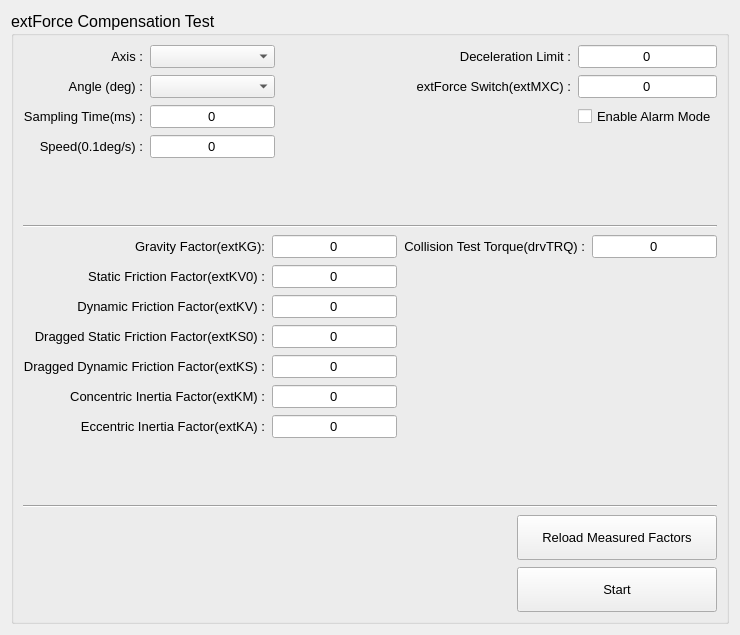
     <widget class="QWidget" name="extForceCompensation">
      <attribute name="title">
       <string>extForce Compensation</string>
      </attribute>
      <layout class="QVBoxLayout" name="verticalLayout_4">
       <item>
        <widget class="QGroupBox" name="groupBoxExternal">
         <property name="font">
          <font>
           <family>Arial</family>
           <pointsize>12</pointsize>
          </font>
         </property>
         <property name="title">
          <string>extForce Compensation Test</string>
         </property>
         <layout class="QVBoxLayout" name="verticalLayout_5">
          <property name="spacing">
           <number>7</number>
          </property>
          <item>
           <layout class="QGridLayout" name="gridLayout_6">
            <item row="1" column="0">
             <widget class="QLabel" name="label17">
              <property name="font">
               <font>
                <family>Arial</family>
                <pointsize>10</pointsize>
               </font>
              </property>
              <property name="text">
               <string>Angle (deg) :</string>
              </property>
              <property name="alignment">
               <set>Qt::AlignRight|Qt::AlignTrailing|Qt::AlignVCenter</set>
              </property>
             </widget>
            </item>
            <item row="2" column="1">
             <widget class="QLineEdit" name="leExtSamplingTime">
              <property name="enabled">
               <bool>true</bool>
              </property>
              <property name="sizePolicy">
               <sizepolicy hsizetype="Preferred" vsizetype="Preferred">
                <horstretch>0</horstretch>
                <verstretch>0</verstretch>
               </sizepolicy>
              </property>
              <property name="font">
               <font>
                <family>Arial</family>
                <pointsize>10</pointsize>
               </font>
              </property>
              <property name="layoutDirection">
               <enum>Qt::LeftToRight</enum>
              </property>
              <property name="text">
               <string>0</string>
              </property>
              <property name="alignment">
               <set>Qt::AlignCenter</set>
              </property>
             </widget>
            </item>
            <item row="0" column="1">
             <widget class="QComboBox" name="cboExtForceAxis">
              <property name="font">
               <font>
                <family>Arial</family>
                <pointsize>10</pointsize>
               </font>
              </property>
             </widget>
            </item>
            <item row="2" column="0">
             <widget class="QLabel" name="label18_2">
              <property name="font">
               <font>
                <family>Arial</family>
                <pointsize>10</pointsize>
               </font>
              </property>
              <property name="text">
               <string>Sampling Time(ms) :</string>
              </property>
              <property name="alignment">
               <set>Qt::AlignRight|Qt::AlignTrailing|Qt::AlignVCenter</set>
              </property>
             </widget>
            </item>
            <item row="1" column="1">
             <widget class="QComboBox" name="cboExtForceAngle">
              <property name="font">
               <font>
                <family>Arial</family>
                <pointsize>10</pointsize>
               </font>
              </property>
             </widget>
            </item>
            <item row="0" column="0">
             <widget class="QLabel" name="label16">
              <property name="font">
               <font>
                <family>Arial</family>
                <pointsize>10</pointsize>
               </font>
              </property>
              <property name="text">
               <string>Axis :</string>
              </property>
              <property name="alignment">
               <set>Qt::AlignRight|Qt::AlignTrailing|Qt::AlignVCenter</set>
              </property>
             </widget>
            </item>
            <item row="3" column="1">
             <widget class="QLineEdit" name="leExtSpeed">
              <property name="enabled">
               <bool>true</bool>
              </property>
              <property name="sizePolicy">
               <sizepolicy hsizetype="Preferred" vsizetype="Preferred">
                <horstretch>0</horstretch>
                <verstretch>0</verstretch>
               </sizepolicy>
              </property>
              <property name="font">
               <font>
                <family>Arial</family>
                <pointsize>10</pointsize>
               </font>
              </property>
              <property name="layoutDirection">
               <enum>Qt::LeftToRight</enum>
              </property>
              <property name="text">
               <string>0</string>
              </property>
              <property name="alignment">
               <set>Qt::AlignCenter</set>
              </property>
             </widget>
            </item>
            <item row="3" column="0">
             <widget class="QLabel" name="label18">
              <property name="font">
               <font>
                <family>Arial</family>
                <pointsize>10</pointsize>
               </font>
              </property>
              <property name="text">
               <string>Speed(0.1deg/s) :</string>
              </property>
              <property name="alignment">
               <set>Qt::AlignRight|Qt::AlignTrailing|Qt::AlignVCenter</set>
              </property>
             </widget>
            </item>
            <item row="0" column="3">
             <widget class="QLineEdit" name="leExtDecelerationLimit">
              <property name="enabled">
               <bool>true</bool>
              </property>
              <property name="sizePolicy">
               <sizepolicy hsizetype="Preferred" vsizetype="Preferred">
                <horstretch>0</horstretch>
                <verstretch>0</verstretch>
               </sizepolicy>
              </property>
              <property name="font">
               <font>
                <family>Arial</family>
                <pointsize>10</pointsize>
               </font>
              </property>
              <property name="layoutDirection">
               <enum>Qt::LeftToRight</enum>
              </property>
              <property name="text">
               <string>0</string>
              </property>
              <property name="alignment">
               <set>Qt::AlignCenter</set>
              </property>
             </widget>
            </item>
            <item row="4" column="2">
             <spacer name="horizontalSpacer_7">
              <property name="orientation">
               <enum>Qt::Horizontal</enum>
              </property>
              <property name="sizeHint" stdset="0">
               <size>
                <width>40</width>
                <height>20</height>
               </size>
              </property>
             </spacer>
            </item>
            <item row="0" column="2">
             <widget class="QLabel" name="label19">
              <property name="font">
               <font>
                <family>Arial</family>
                <pointsize>10</pointsize>
               </font>
              </property>
              <property name="text">
               <string>Deceleration Limit :</string>
              </property>
              <property name="alignment">
               <set>Qt::AlignRight|Qt::AlignTrailing|Qt::AlignVCenter</set>
              </property>
             </widget>
            </item>
            <item row="1" column="2">
             <widget class="QLabel" name="label19_2">
              <property name="font">
               <font>
                <family>Arial</family>
                <pointsize>10</pointsize>
               </font>
              </property>
              <property name="text">
               <string>extForce Switch(extMXC) :</string>
              </property>
              <property name="alignment">
               <set>Qt::AlignRight|Qt::AlignTrailing|Qt::AlignVCenter</set>
              </property>
             </widget>
            </item>
            <item row="1" column="3">
             <widget class="QLineEdit" name="leExtForceSwitch">
              <property name="enabled">
               <bool>true</bool>
              </property>
              <property name="sizePolicy">
               <sizepolicy hsizetype="Preferred" vsizetype="Preferred">
                <horstretch>0</horstretch>
                <verstretch>0</verstretch>
               </sizepolicy>
              </property>
              <property name="font">
               <font>
                <family>Arial</family>
                <pointsize>10</pointsize>
               </font>
              </property>
              <property name="layoutDirection">
               <enum>Qt::LeftToRight</enum>
              </property>
              <property name="text">
               <string>0</string>
              </property>
              <property name="alignment">
               <set>Qt::AlignCenter</set>
              </property>
             </widget>
            </item>
            <item row="2" column="3">
             <widget class="QCheckBox" name="ckbEnbAlarmMode">
              <property name="font">
               <font>
                <pointsize>10</pointsize>
               </font>
              </property>
              <property name="text">
               <string>Enable Alarm Mode</string>
              </property>
             </widget>
            </item>
           </layout>
          </item>
          <item>
           <spacer name="verticalSpacer_8">
            <property name="orientation">
             <enum>Qt::Vertical</enum>
            </property>
            <property name="sizeHint" stdset="0">
             <size>
              <width>20</width>
              <height>40</height>
             </size>
            </property>
           </spacer>
          </item>
          <item>
           <widget class="Line" name="line">
            <property name="orientation">
             <enum>Qt::Horizontal</enum>
            </property>
           </widget>
          </item>
          <item>
           <layout class="QGridLayout" name="gridLayout_7">
            <property name="leftMargin">
             <number>0</number>
            </property>
            <property name="topMargin">
             <number>0</number>
            </property>
            <property name="rightMargin">
             <number>0</number>
            </property>
            <property name="horizontalSpacing">
             <number>7</number>
            </property>
            <item row="5" column="0">
             <widget class="QLabel" name="label25">
              <property name="font">
               <font>
                <family>Arial</family>
                <pointsize>10</pointsize>
               </font>
              </property>
              <property name="text">
               <string>Concentric Inertia Factor(extKM) :</string>
              </property>
              <property name="alignment">
               <set>Qt::AlignRight|Qt::AlignTrailing|Qt::AlignVCenter</set>
              </property>
             </widget>
            </item>
            <item row="6" column="1">
             <widget class="QLineEdit" name="leExtEccentricInertiaFactor">
              <property name="enabled">
               <bool>true</bool>
              </property>
              <property name="sizePolicy">
               <sizepolicy hsizetype="Preferred" vsizetype="Preferred">
                <horstretch>0</horstretch>
                <verstretch>0</verstretch>
               </sizepolicy>
              </property>
              <property name="font">
               <font>
                <family>Arial</family>
                <pointsize>10</pointsize>
               </font>
              </property>
              <property name="layoutDirection">
               <enum>Qt::LeftToRight</enum>
              </property>
              <property name="text">
               <string>0</string>
              </property>
              <property name="alignment">
               <set>Qt::AlignCenter</set>
              </property>
             </widget>
            </item>
            <item row="0" column="1">
             <widget class="QLineEdit" name="leExtGravityFactor">
              <property name="enabled">
               <bool>true</bool>
              </property>
              <property name="sizePolicy">
               <sizepolicy hsizetype="Preferred" vsizetype="Preferred">
                <horstretch>0</horstretch>
                <verstretch>0</verstretch>
               </sizepolicy>
              </property>
              <property name="font">
               <font>
                <family>Arial</family>
                <pointsize>10</pointsize>
               </font>
              </property>
              <property name="layoutDirection">
               <enum>Qt::LeftToRight</enum>
              </property>
              <property name="text">
               <string>0</string>
              </property>
              <property name="alignment">
               <set>Qt::AlignCenter</set>
              </property>
             </widget>
            </item>
            <item row="6" column="0">
             <widget class="QLabel" name="label26">
              <property name="font">
               <font>
                <family>Arial</family>
                <pointsize>10</pointsize>
               </font>
              </property>
              <property name="text">
               <string>Eccentric Inertia Factor(extKA) :</string>
              </property>
              <property name="alignment">
               <set>Qt::AlignRight|Qt::AlignTrailing|Qt::AlignVCenter</set>
              </property>
             </widget>
            </item>
            <item row="4" column="1">
             <widget class="QLineEdit" name="leExtDraggedDynamicFrictionFactor">
              <property name="enabled">
               <bool>true</bool>
              </property>
              <property name="sizePolicy">
               <sizepolicy hsizetype="Preferred" vsizetype="Preferred">
                <horstretch>0</horstretch>
                <verstretch>0</verstretch>
               </sizepolicy>
              </property>
              <property name="font">
               <font>
                <family>Arial</family>
                <pointsize>10</pointsize>
               </font>
              </property>
              <property name="layoutDirection">
               <enum>Qt::LeftToRight</enum>
              </property>
              <property name="text">
               <string>0</string>
              </property>
              <property name="alignment">
               <set>Qt::AlignCenter</set>
              </property>
             </widget>
            </item>
            <item row="2" column="0">
             <widget class="QLabel" name="label22">
              <property name="font">
               <font>
                <family>Arial</family>
                <pointsize>10</pointsize>
               </font>
              </property>
              <property name="text">
               <string>Dynamic Friction Factor(extKV) :</string>
              </property>
              <property name="alignment">
               <set>Qt::AlignRight|Qt::AlignTrailing|Qt::AlignVCenter</set>
              </property>
             </widget>
            </item>
            <item row="5" column="1">
             <widget class="QLineEdit" name="leExtConcentricInertiaFactor">
              <property name="enabled">
               <bool>true</bool>
              </property>
              <property name="sizePolicy">
               <sizepolicy hsizetype="Preferred" vsizetype="Preferred">
                <horstretch>0</horstretch>
                <verstretch>0</verstretch>
               </sizepolicy>
              </property>
              <property name="font">
               <font>
                <family>Arial</family>
                <pointsize>10</pointsize>
               </font>
              </property>
              <property name="layoutDirection">
               <enum>Qt::LeftToRight</enum>
              </property>
              <property name="text">
               <string>0</string>
              </property>
              <property name="alignment">
               <set>Qt::AlignCenter</set>
              </property>
             </widget>
            </item>
            <item row="3" column="1">
             <widget class="QLineEdit" name="leExtDraggedStaticFrictionFactor">
              <property name="enabled">
               <bool>true</bool>
              </property>
              <property name="sizePolicy">
               <sizepolicy hsizetype="Preferred" vsizetype="Preferred">
                <horstretch>0</horstretch>
                <verstretch>0</verstretch>
               </sizepolicy>
              </property>
              <property name="font">
               <font>
                <family>Arial</family>
                <pointsize>10</pointsize>
               </font>
              </property>
              <property name="layoutDirection">
               <enum>Qt::LeftToRight</enum>
              </property>
              <property name="text">
               <string>0</string>
              </property>
              <property name="alignment">
               <set>Qt::AlignCenter</set>
              </property>
             </widget>
            </item>
            <item row="1" column="0">
             <widget class="QLabel" name="label21">
              <property name="font">
               <font>
                <family>Arial</family>
                <pointsize>10</pointsize>
               </font>
              </property>
              <property name="text">
               <string>Static Friction Factor(extKV0) :</string>
              </property>
              <property name="alignment">
               <set>Qt::AlignRight|Qt::AlignTrailing|Qt::AlignVCenter</set>
              </property>
             </widget>
            </item>
            <item row="1" column="1">
             <widget class="QLineEdit" name="leExtStaticFrictionFactor">
              <property name="enabled">
               <bool>true</bool>
              </property>
              <property name="sizePolicy">
               <sizepolicy hsizetype="Preferred" vsizetype="Preferred">
                <horstretch>0</horstretch>
                <verstretch>0</verstretch>
               </sizepolicy>
              </property>
              <property name="font">
               <font>
                <family>Arial</family>
                <pointsize>10</pointsize>
               </font>
              </property>
              <property name="layoutDirection">
               <enum>Qt::LeftToRight</enum>
              </property>
              <property name="text">
               <string>0</string>
              </property>
              <property name="alignment">
               <set>Qt::AlignCenter</set>
              </property>
             </widget>
            </item>
            <item row="2" column="1">
             <widget class="QLineEdit" name="leExtDynamicFrictionFactor">
              <property name="enabled">
               <bool>true</bool>
              </property>
              <property name="sizePolicy">
               <sizepolicy hsizetype="Preferred" vsizetype="Preferred">
                <horstretch>0</horstretch>
                <verstretch>0</verstretch>
               </sizepolicy>
              </property>
              <property name="font">
               <font>
                <family>Arial</family>
                <pointsize>10</pointsize>
               </font>
              </property>
              <property name="layoutDirection">
               <enum>Qt::LeftToRight</enum>
              </property>
              <property name="text">
               <string>0</string>
              </property>
              <property name="alignment">
               <set>Qt::AlignCenter</set>
              </property>
             </widget>
            </item>
            <item row="0" column="0">
             <widget class="QLabel" name="label20">
              <property name="font">
               <font>
                <family>Arial</family>
                <pointsize>10</pointsize>
               </font>
              </property>
              <property name="text">
               <string>Gravity Factor(extKG):</string>
              </property>
              <property name="alignment">
               <set>Qt::AlignRight|Qt::AlignTrailing|Qt::AlignVCenter</set>
              </property>
             </widget>
            </item>
            <item row="4" column="0">
             <widget class="QLabel" name="label24">
              <property name="font">
               <font>
                <family>Arial</family>
                <pointsize>10</pointsize>
               </font>
              </property>
              <property name="text">
               <string>Dragged Dynamic Friction Factor(extKS) :</string>
              </property>
              <property name="alignment">
               <set>Qt::AlignRight|Qt::AlignTrailing|Qt::AlignVCenter</set>
              </property>
             </widget>
            </item>
            <item row="3" column="0">
             <widget class="QLabel" name="label23">
              <property name="font">
               <font>
                <family>Arial</family>
                <pointsize>10</pointsize>
               </font>
              </property>
              <property name="text">
               <string>Dragged Static Friction Factor(extKS0) :</string>
              </property>
              <property name="alignment">
               <set>Qt::AlignRight|Qt::AlignTrailing|Qt::AlignVCenter</set>
              </property>
             </widget>
            </item>
            <item row="0" column="3">
             <widget class="QLineEdit" name="leCollisionTestTorque">
              <property name="enabled">
               <bool>true</bool>
              </property>
              <property name="sizePolicy">
               <sizepolicy hsizetype="Preferred" vsizetype="Preferred">
                <horstretch>0</horstretch>
                <verstretch>0</verstretch>
               </sizepolicy>
              </property>
              <property name="font">
               <font>
                <family>Arial</family>
                <pointsize>10</pointsize>
               </font>
              </property>
              <property name="layoutDirection">
               <enum>Qt::LeftToRight</enum>
              </property>
              <property name="text">
               <string>0</string>
              </property>
              <property name="alignment">
               <set>Qt::AlignCenter</set>
              </property>
             </widget>
            </item>
            <item row="7" column="2">
             <spacer name="horizontalSpacer_4">
              <property name="orientation">
               <enum>Qt::Horizontal</enum>
              </property>
              <property name="sizeHint" stdset="0">
               <size>
                <width>40</width>
                <height>20</height>
               </size>
              </property>
             </spacer>
            </item>
            <item row="0" column="2">
             <widget class="QLabel" name="label19_3">
              <property name="font">
               <font>
                <family>Arial</family>
                <pointsize>10</pointsize>
               </font>
              </property>
              <property name="text">
               <string>Collision Test Torque(drvTRQ) :</string>
              </property>
              <property name="alignment">
               <set>Qt::AlignRight|Qt::AlignTrailing|Qt::AlignVCenter</set>
              </property>
             </widget>
            </item>
           </layout>
          </item>
          <item>
           <spacer name="verticalSpacer_6">
            <property name="orientation">
             <enum>Qt::Vertical</enum>
            </property>
            <property name="sizeHint" stdset="0">
             <size>
              <width>20</width>
              <height>40</height>
             </size>
            </property>
           </spacer>
          </item>
          <item>
           <widget class="Line" name="line_3">
            <property name="orientation">
             <enum>Qt::Horizontal</enum>
            </property>
           </widget>
          </item>
          <item>
           <layout class="QGridLayout" name="gridLayout_8">
            <item row="0" column="2">
             <widget class="QPushButton" name="btnReloadMeasuredFactors">
              <property name="sizePolicy">
               <sizepolicy hsizetype="Preferred" vsizetype="Preferred">
                <horstretch>0</horstretch>
                <verstretch>0</verstretch>
               </sizepolicy>
              </property>
              <property name="minimumSize">
               <size>
                <width>200</width>
                <height>45</height>
               </size>
              </property>
              <property name="font">
               <font>
                <family>Arial</family>
                <pointsize>10</pointsize>
               </font>
              </property>
              <property name="text">
               <string>Reload Measured Factors</string>
              </property>
             </widget>
            </item>
            <item row="0" column="0">
             <spacer name="horizontalSpacer_11">
              <property name="orientation">
               <enum>Qt::Horizontal</enum>
              </property>
              <property name="sizeHint" stdset="0">
               <size>
                <width>40</width>
                <height>20</height>
               </size>
              </property>
             </spacer>
            </item>
            <item row="1" column="2">
             <widget class="QPushButton" name="btnExtForceCompensate">
              <property name="sizePolicy">
               <sizepolicy hsizetype="Preferred" vsizetype="Preferred">
                <horstretch>0</horstretch>
                <verstretch>0</verstretch>
               </sizepolicy>
              </property>
              <property name="minimumSize">
               <size>
                <width>150</width>
                <height>45</height>
               </size>
              </property>
              <property name="font">
               <font>
                <family>Arial</family>
                <pointsize>10</pointsize>
               </font>
              </property>
              <property name="text">
               <string>Start</string>
              </property>
             </widget>
            </item>
           </layout>
          </item>
         </layout>
        </widget>
       </item>
      </layout>
     </widget>
